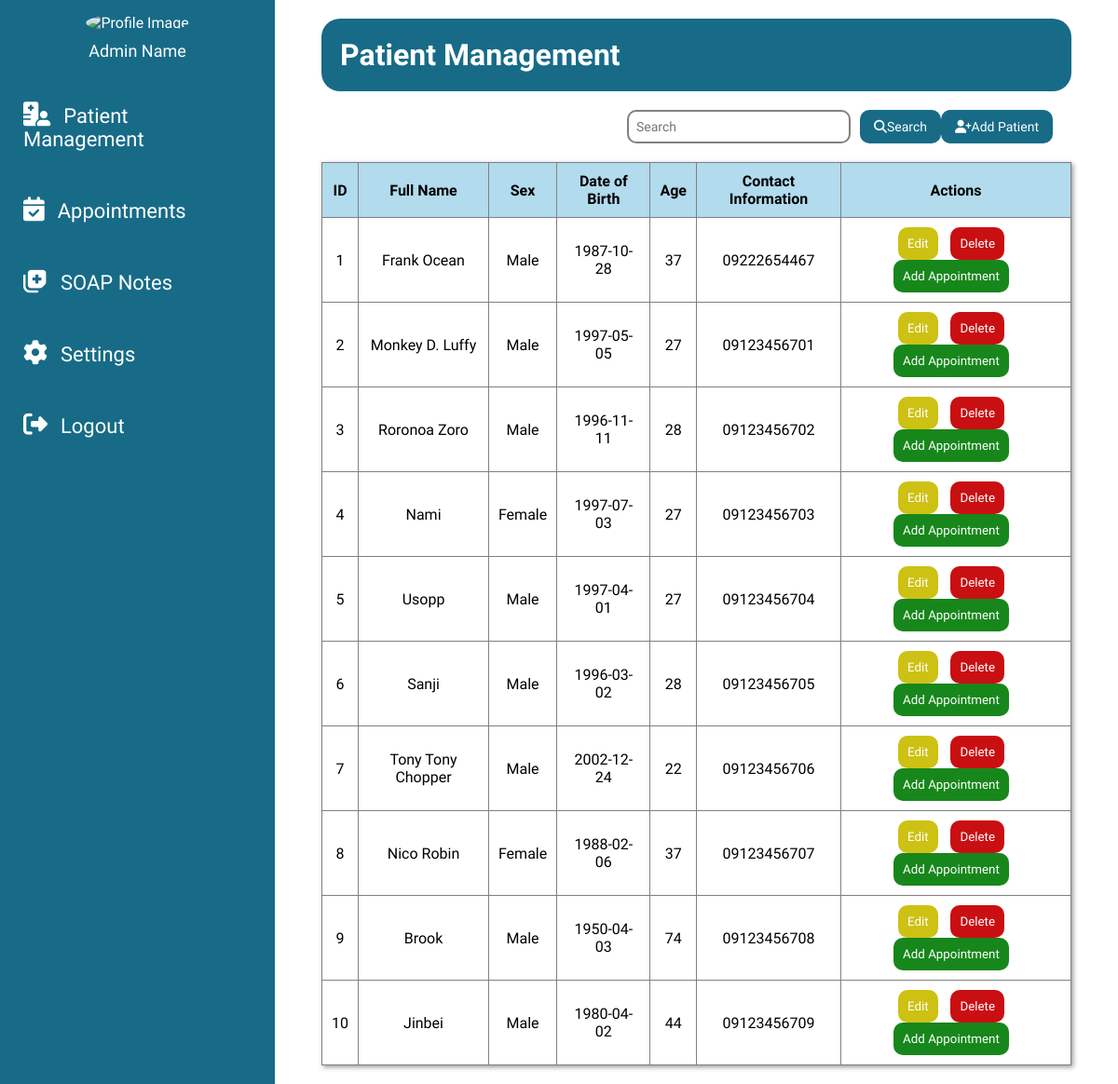
/patients.php, run on the app's committed database.
### tables this page shows
CREATE TABLE patients (
    id INT AUTO_INCREMENT PRIMARY KEY,
    full_name VARCHAR(255) NOT NULL,
    sex ENUM('Male', 'Female', 'Other') NOT NULL,
    dob DATE NOT NULL,
    age INT AS (TIMESTAMPDIFF(YEAR, dob, CURRENT_DATE)),
    contact VARCHAR(15) NOT NULL UNIQUE
);

### patients.php (the view, shortened to what this page needs)
<?php
include 'config.php';
$profileImage = 'path/to/profile/image.jpg';
$adminName = 'Admin Name';
$sql = "SELECT id, full_name, sex, dob, age, contact FROM patients";
$result = $conn->query($sql);
$patients = [];
if ($result) {
    if ($result->num_rows > 0) {
        while ($row = $result->fetch_assoc()) {
            $patients[] = $row;
        }
    }
} else {
    die("Error fetching patients: " . $conn->error);
}
?>
<!DOCTYPE html>
<html lang="en">
<head>
    <link rel="stylesheet" href="https://cdnjs.cloudflare.com/ajax/libs/font-awesome/6.7.2/css/all.min.css" />
</head>
<body>
    <div class="sidebar">
        <div class="profile">
            <div class="profile-icon">
                <img src="<?php echo htmlspecialchars($profileImage); ?>" alt="Profile Image">
            </div>
            <div class="profile-name"><?php echo htmlspecialchars($adminName); ?></div>
        </div>
        <aside>
            <ul>
                <li><i class="fa-solid fa-hospital-user"></i> <a href="#">Patient Management</a></li>
                <li><i class="fa-solid fa-calendar-check"></i> <a href="#">Appointments</a></li>
                <li><i class="fa-solid fa-notes-medical"></i> <a href="#">SOAP Notes</a></li>
                <li><i class="fa-solid fa-gear"></i> <a href="#">Settings</a></li>
                <li><i class="fa-solid fa-right-from-bracket"></i> <a href="#">Logout</a></li>
            </ul>
        </aside>
    </div>
    <div class="main-content">
        <header>
            <h1>Patient Management</h1>
        </header>
        <nav>
            <div class="search-bar">
                <input type="text" placeholder="Search">
                <button><i class="fa-solid fa-magnifying-glass"></i>Search</button>
                <button><i class="fa-solid fa-user-plus"></i>Add Patient</button>
            </div>
        </nav>
        <section class="patient-list">
            <table>
                <thead>
                    <tr>
                        <th>ID</th>
                        <th>Full Name</th>
                        <th>Sex</th>
                        <th>Date of Birth</th>
                        <th>Age</th>
                        <th>Contact Information</th>
                        <th>Actions</th>
                    </tr>
                </thead>
                <tbody>
                    <?php if (!empty($patients)): ?>
                        <?php foreach ($patients as $patient): ?>
                        <tr>
                            <td><?php echo htmlspecialchars($patient['id']); ?></td>
                            <td><?php echo htmlspecialchars($patient['full_name']); ?></td>
                            <td><?php echo htmlspecialchars($patient['sex']); ?></td>
                            <td><?php echo htmlspecialchars($patient['dob']); ?></td>
                            <td><?php echo htmlspecialchars($patient['age']); ?></td>
                            <td><?php echo htmlspecialchars($patient['contact']); ?></td>
                            <td>
                                <button class="edit">Edit</button>
                                <button class="delete">Delete</button>
                                <a href="appointment.php"><button class="add-appointment">Add Appointment</button></a>
                            </td>
                        </tr>
                        <?php endforeach; ?>
                    <?php else: ?>
                        <tr><td colspan="7">No patients found.</td></tr>
                    <?php endif; ?>
                </tbody>
            </table>
        </section>
    </div>
</body>
</html>

### patients.php (style rules this page uses)
* { box-sizing: border-box; margin: 0; padding: 0; font-family: "Lexend", serif; }
html, body { height: 100%; }
body { display: flex; }
.sidebar { width: 320px; background-color: #176B87; color: white; padding: 15px; height: 100%; box-sizing: border-box; }
.profile { display: flex; align-items: center; margin-bottom: 20px; flex-direction: column; }
.profile-icon img { width: 100px; height: 100px; border-radius: 50%; object-fit: cover; }
.profile-name { font-size: 18px; padding-top: 10px; }
aside ul { list-style: none; padding: 0; }
aside ul li { padding: 25px 10px; }
aside ul li a { color: white; text-decoration: none; font-size: 22px; padding: 10px; }
aside ul li i { font-size: 26px; }
.main-content { flex-grow: 1; padding: 20px 50px; box-sizing: border-box; overflow-y: auto; }
header { display: flex; justify-content: space-between; align-items: center; background-color: #176B87; padding: 20px; color: white; border-radius: 20px; }
header h1 { margin: 0; font-weight: 600; }
nav { display: flex; justify-content: flex-end; padding: 20px; }
.search-bar { display: flex; align-items: center; }
.search-bar input { padding: 8px; margin-right: 10px; border-radius: 10px; width: 15rem; font-size: 14px; border: 2px solid gray; }
.search-bar button { padding: 10px 15px; background-color: #176B87; color: white; border: none; cursor: pointer; border-radius: 10px; font-size: 14px; }
.patient-list table { width: 100%; border-collapse: collapse; box-shadow: 2px 2px 5px rgba(0, 0, 0, 0.4); }
.patient-list th, .patient-list td { border: 1px solid gray; padding: 10px; text-align: center; }
.patient-list th { background-color: #B2DBED; color: black; font-weight: 600; }
.patient-list td .edit, .patient-list td .delete, .patient-list td .add-appointment { padding: 10px; color: white; border: none; cursor: pointer; margin-right: 10px; border-radius: 10px; }
.patient-list td .edit { background-color: #CDC113; }
.patient-list td .delete { background-color: #C90F12; }
.patient-list td .add-appointment { background-color: #17871B; }

### data on the page
patients: id "1", full_name "Frank Ocean", sex "Male", dob "1987-10-28", age "37", contact "09222654467"
patients: id "2", full_name "Monkey D. Luffy", sex "Male", dob "1997-05-05", age "27", contact "09123456701"
patients: id "3", full_name "Roronoa Zoro", sex "Male", dob "1996-11-11", age "28", contact "09123456702"
patients: id "4", full_name "Nami", sex "Female", dob "1997-07-03", age "27", contact "09123456703"
patients: id "5", full_name "Usopp", sex "Male", dob "1997-04-01", age "27", contact "09123456704"
patients: id "6", full_name "Sanji", sex "Male", dob "1996-03-02", age "28", contact "09123456705"
patients: id "7", full_name "Tony Tony Chopper", sex "Male", dob "2002-12-24", age "22", contact "09123456706"
patients: id "8", full_name "Nico Robin", sex "Female", dob "1988-02-06", age "37", contact "09123456707"
patients: id "9", full_name "Brook", sex "Male", dob "1950-04-03", age "74", contact "09123456708"
patients: id "10", full_name "Jinbei", sex "Male", dob "1980-04-02", age "44", contact "09123456709"

### other printed values
$adminName "Admin Name"
